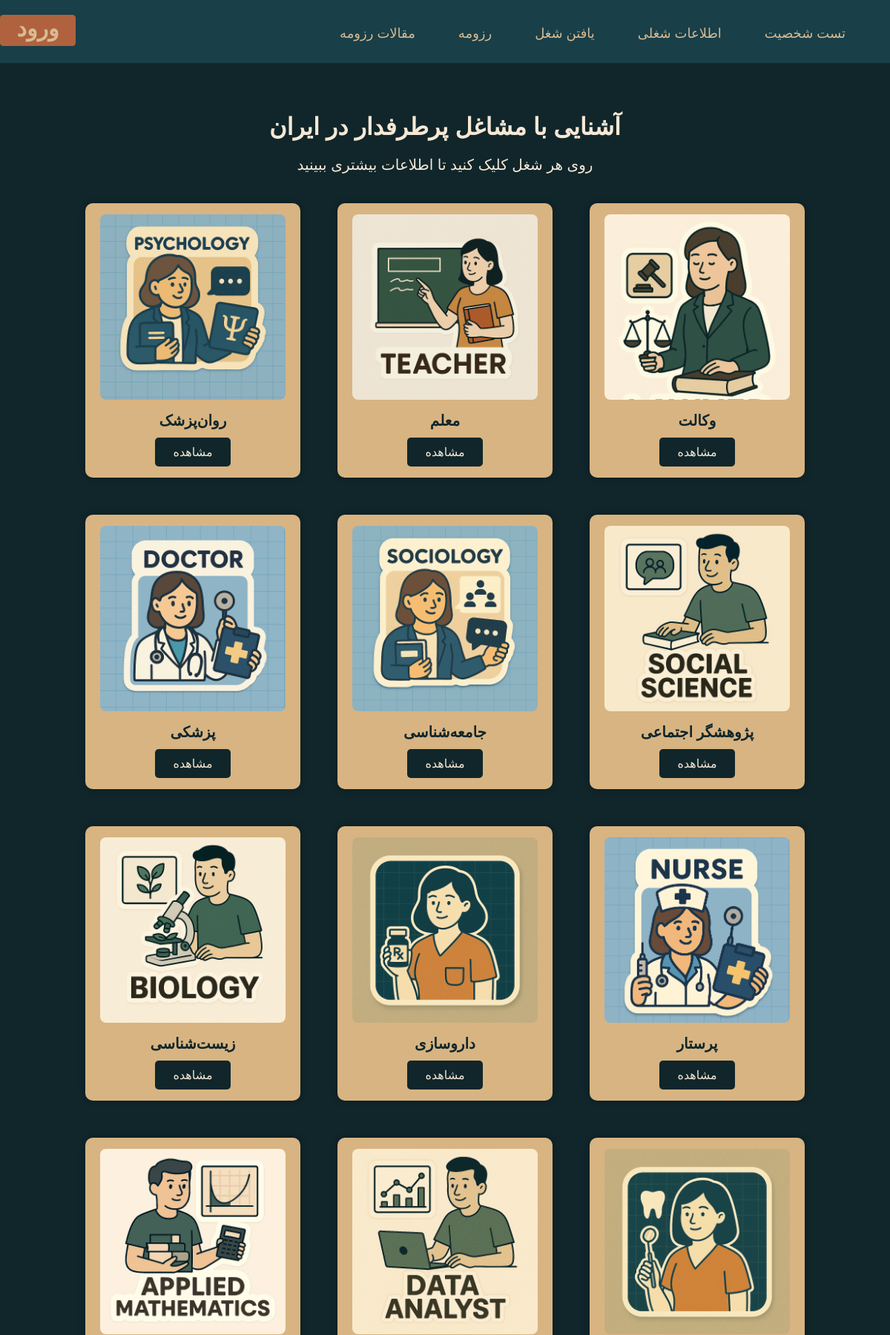
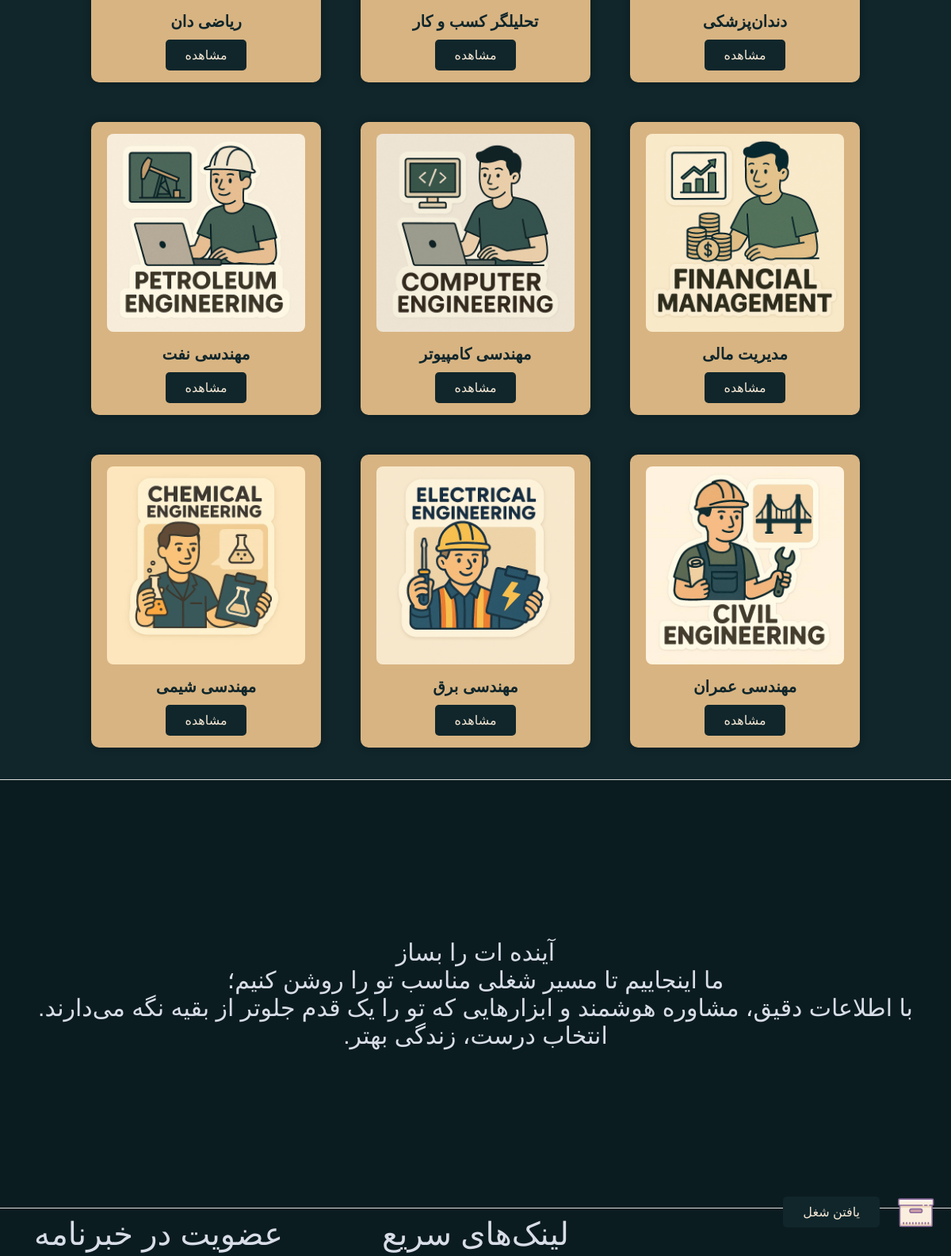
The page /jobs-info/ (upper part) on the database its author committed (2 pictures, top to bottom).
### job/models.py (models this page shows, shortened)
class Jobs(models.Model):
    name = models.CharField(max_length=100)
    image = models.ImageField()
    link = models.URLField()

### job/views.py (the view)
# urls.py: path('', views.job_views, name='jobs-info'),  # <-- use job_views, not Jobs
def job_views(request):
    jobs = Jobs.objects.all()
    context = {
        'jobs': jobs,
    }
    return render(request, 'jobs_info.html', context)

### job/templates/jobs_info.html (shortened to what this page needs)
{% extends "base/base.html" %}
{% load static %}
{% block extra_head %}
<link rel="stylesheet" href="{% static 'styles/page3.css' %}">
{% endblock %}
{% block content %}
<section class="job-section">
  <h1>آشنایی با مشاغل پرطرفدار در ایران</h1>
  <p>روی هر شغل کلیک کنید تا اطلاعات بیشتری ببینید</p>
  <div class="job-cards">
    {% for job in jobs %}
        <div class="card">
          <img src="{{ job.image.url }}" alt="{{ job.name }}">
          <h3>{{ job.name }}</h3>
          <button class="job" onclick="location.href='{{ job.link }}'">مشاهده</button>
        </div>
    {% endfor %}
  </div>
</section>
<footer class="footer">
آینده ات را بساز <div class=""></div>ما اینجاییم تا مسیر شغلی مناسب تو را روشن کنیم؛ <div class=""></div>با اطلاعات دقیق، مشاوره هوشمند و ابزارهایی که تو را یک قدم جلوتر از بقیه نگه می‌دارند.
انتخاب درست، زندگی بهتر.
</footer>
{% endblock %}

### templates/base/base.html (shortened to what this page needs)
{% load static %}
<!DOCTYPE html>
<html lang="fa" dir="rtl">
<head>
    <link rel="stylesheet" href="{% static 'styles/header_footer.css' %}">
    {% block extra_head %}{% endblock %}
</head>
<body>
    {% include "base/header.html" %}
    <main>
        {% block content %}{% endblock %}
    </main>
    {% include "base/footer.html" %}
</body>
</html>

### templates/base/header.html (shortened to what this page needs)
  <header class="header">
    <nav class="boxbar">
      <ul class="bar">
        <li class="menu_link">
          <a class="menu_item" href="{% url 'personality_test' %}">تست شخصیت</a>
        </li>
        <li class="menu_link">
          <a class="menu_item" href="{% url 'jobs-info:jobs-info' %}">اطلاعات شغلی</a>
        </li>
        <li class="menu_link">
          <a class="menu_item" href="{% url 'find_job' %}">یافتن شغل</a>
        </li>
        <li class="menu_link">
          <a class="menu_item" href="{% url 'resume_maker' %}">رزومه</a>
        </li>
        <li class="menu_link">
          <a class="menu_item" href="{% url 'articles:articles' %}">مقالات رزومه</a>
        </li>
      </ul>
    </nav>
      {% if request.user.is_authenticated  %}
      <h3 style="color: #e6c486; display: inline-block; margin-left: 5px;">سلام {{ request.user.username }} </h3>
      {% else %}
          <a class="contant" href="{% url 'login' %}">ورود</a>
      {% endif %}
  </header>

### templates/base/footer.html (shortened to what this page needs)
{% load static %}
<footer class="footer">
    <div class="top">
      <div class="first">
        <div class="title">
          <img src="{% static 'image/icons8-box.svg' %}" alt="باکس" class="box">
          <p class="job">یافتن شغل</p>
        </div>
      </div>
      <div class="second">
        <p class="paragragh">لینک‌های سریع</p>
      </div>
      <div class="three">
        <p class="one">عضویت در خبرنامه</p>
      </div>
    </div>
  </footer>

### staticfiles/styles/header_footer.css (style rules this page uses)
.header { width: 100%; height: 65px; display: flex; justify-content: space-between; background-color: #193F48; padding: 10px 0px; }
.boxbar { display: flex; justify-content: space-between; gap: 32px; }
.bar { display: flex; justify-content: space-around; gap: 18px; margin-top: 14px; font-size: 20px; }
.menu_item { text-decoration: none; color: #D8BB93; list-style-type: none; padding-left: 0; margin: 0; display: flex; border: none; background: transparent; padding: 10px 20px ; color: #D8BB93 ; cursor: pointer; font-size: large; }
.contant { width: 100px; height: 40px; background-color: var(--blue); border: 1px solid var(--blue); color: #D8BB93; border-radius: 4px; text-decoration: none; font-weight: bold; text-align: center; display: flex; justify-content: center; margin-top: 10px; text-align: center; font-size: 30px; margin-right: 10px; }
.menu_link { list-style: none; color: #D8BB93; }
.footer { height: 500px; display: flex; flex-direction: column; background-color: #0b1c20; color: #d8dde7; justify-content: center; align-items: center; }
.first , .second , .three { display: flex; flex-direction: column; width: 100%; }
.title { display: flex; gap: 20px; }
.box { size: 40px; }
.top { display: flex; flex-direction: row; gap: 40px; justify-content: center; }
.job { font-size: 40px; }
.paragragh { font-size: 40px; }
.one { font-size: 40px; }

### staticfiles/styles/page3.css (style rules this page uses)
:root { --blue : #B0623E; }
body { font-family: 'Tahoma', sans-serif; background-color: #10262b; color: #f6e8d5; margin: 0; padding: 0; direction: rtl; }
.job-section { text-align: center; padding: 40px; }
.job-section h1 { font-size: 32px; margin-bottom: 10px; }
.job-section p { font-size: 20px; margin-bottom: 40px; }
.job-cards { display: flex; justify-content: center; flex-wrap: wrap; gap: 50px; }
.card { background-color: rgb(216, 180, 130); display: flex; flex-direction: column; justify-content: space-between; align-items: center; border-radius: 10px; padding: 15px; width: 260px; height: 340px; box-shadow: 0px 0px 10px rgba(0, 0, 0, 0.3); color: #10262b; transition: transform 0.2s ease; }
footer { background-color: #f8f8f8; padding: 20px; text-align: center; height: 200px; font-family: "Vazir", sans-serif; font-size: 30px; color: #333; border-top: 1px solid #ddd; }
.card img { width: 250px; height: 250px; object-fit: cover; border-radius: 8px; }
.card h3 { font-size: 20px; margin: 15px 0 10px; }
.job { background-color: #10262b; color: #f6e8d5; padding: 10px 25px; font-size: 16px; border: none; border-radius: 5px; cursor: pointer; transition: background-color 0.3s ease; }

### rows shown on the page
Jobs: image (picture), name "وکالت"
Jobs: image (picture), name "معلم"
Jobs: image (picture), name "روان‌پزشک"
Jobs: image (picture), name "پژوهشگر اجتماعی"
Jobs: image (picture), name "جامعه‌شناسی"
Jobs: image (picture), name "پزشکی"
Jobs: image (picture), name "پرستار"
Jobs: image (picture), name "داروسازی"
Jobs: image (picture), name "زیست‌شناسی"
Jobs: image (picture), name "دندان‌پزشکی"
Jobs: image (picture), name "تحلیلگر کسب و کار"
Jobs: image (picture), name "ریاضی دان"
Jobs: image (picture), name "مدیریت مالی"
Jobs: image (picture), name "مهندسی کامپیوتر"
Jobs: image (picture), name "مهندسی نفت"
Jobs: image (picture), name "مهندسی عمران"
Jobs: image (picture), name "مهندسی برق"
Jobs: image (picture), name "مهندسی شیمی"
